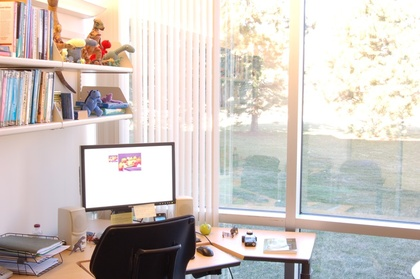
%> input picture MATLAB Code/4_Office/1.jpg, 420 x 279 px, shrunk from 903 x 600 before the run
$ octave --eval "result = exposure_fusion(imread('4_Office/1.jpg'));"   (GNU Octave 9; MATLAB toolbox functions it lacks are replaced by stand-ins)
%> lines starting %> are read from the running program, lines starting %| are printed output that depends on the picture; long printed decimals are rounded
function [R, W] = exposure_fusion(I)
r = size(I,1);
%> r = 279
c = size(I,2);
%> c = 420
N = size(I,4);
%> N = 1

[Cont, AvgC] = contrast_measure(I);
%> after the loop in contrast_measure, `for i = 1:N`:
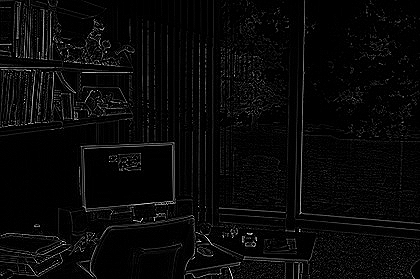
%> C: size 279x420 double; min 0, max 255, mean 8.8
%> AvgC = 0.0343
[Sat,  AvgS] = saturation_measure(I);
%> the loop in saturation_measure, `for i = 1:N` made 1 pass
%> pass 1, in saturation_measure, `R = I(:,:,1,i)`:
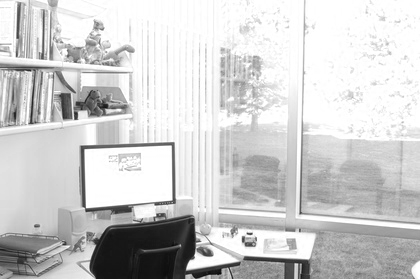
%> R: size 279x420 uint8; min 7, max 255, mean 205.8
%> pass 1, in saturation_measure, `B = I(:,:,3,i)`:
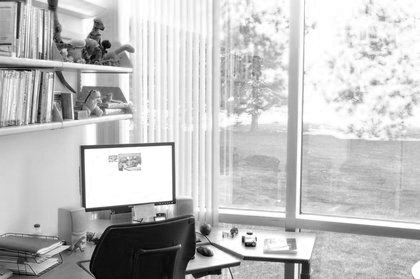
%> B: size 279x420 uint8; min 0, max 255, mean 192.6
%> pass 1, in saturation_measure, `mu = (R + G + B)/3;`:
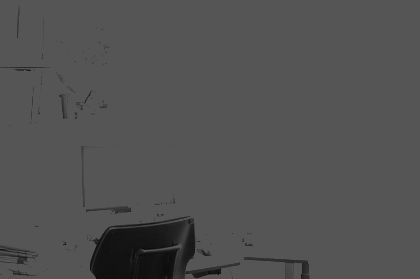
%> mu: size 279x420 uint8; min 8, max 85, mean 81.8
%> after the loop in saturation_measure, `for i = 1:N`:
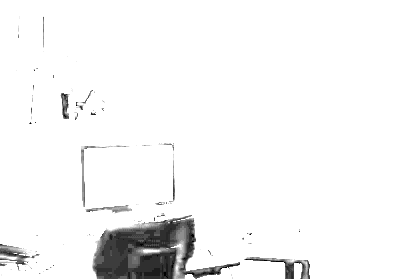
%> C: size 279x420 double; min 0, max 9.22, mean 8.85; drawn with min black and max white
%> AvgS = 0.96
[Wexp, AvgW] = wellexp_measure(I);
%> AvgW = 1
[Entr, AvgE] = entropy_measure(I);
%> the loop in entropy_measure, `for i = 1:N` made 1 pass
%> (C_min, C_max) on pass 1: (0, 6.14)
%> pass 1, in entropy_measure, `tmp = C(:,:,i);`:
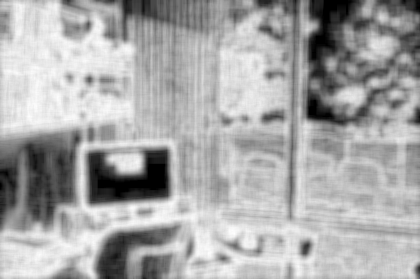
%> tmp: size 279x420 double; min 0, max 6.14, mean 4.06; drawn with min black and max white
%> AvgE = 0.662

nC = AvgC ;
%> nC = 0.0343
nS = AvgS ;
%> nS = 0.96
nW = AvgW ;
%> nW = 1
nE = AvgE ;
%> nE = 0.662

W_par = [nC(:), nS(:), nW(:), nE(:)];
%> W_par = [0.0343 0.96 1 0.662]
disp('Adaptive weight matrix W_par (N x 4):');
disp(W_par);
%|    0.03435   0.9601   1.000   0.6617

Score = prod(W_par,2)
%> Score = 0.0218
PS = Score ./ sum(Score)
%> PS = 1

W = zeros(r,c,N);
for i = 1:N
    W(:,:,i) = ( Cont(:,:,i).^( 1+PS(i)) ).* ...
               ( Sat(:,:,i) .^( 1+PS(i)) ).* ...
               ( Wexp(:,:,i).^( 1+PS(i)) ).* ...
               ( Entr(:,:,i).^( 1+PS(i)) );
end
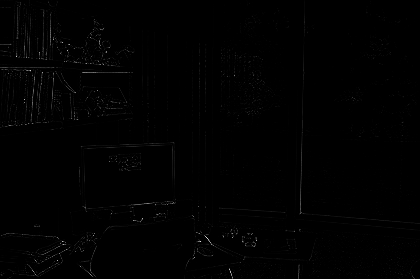
%> W: size 279x420 double; min 0, max 0.872, mean 0.00537

% Normalize weight maps
W = W + 1e-12;
W = W ./ repmat(sum(W,3), [1 1 N]);

% Multiresolution blending
%> the run ends on the next line
pyr = gaussian_pyramid(zeros(r,c,3));  % Initialize pyramid
% [18 lines not run here, left out]
function [C, AvgC] = contrast_measure(I)
h = [0 1 0; 1 -4 1; 0 1 0];
N = size(I,4);
C = zeros(size(I,1), size(I,2), N);
AvgC = zeros(1,N);

for i = 1:N
    mono = rgb2gray(I(:,:,:,i));
    C(:,:,i) = ( abs(imfilter(mono, h, 'replicate')) );
end
C = mat2gray(C);
for i = 1:N
    tmp = C(:,:,i);
    AvgC(i) = mean(tmp(:));
end
end

%% ----------------------------
%% SATURATION
function [C, AvgS] = saturation_measure(I)
N = size(I,4);
C = zeros(size(I,1), size(I,2), N);
AvgS = zeros(1,N);

for i = 1:N
    R = I(:,:,1,i); G = I(:,:,2,i); B = I(:,:,3,i);
    mu = (R + G + B)/3;
    C(:,:,i) = ( sqrt(((R-mu).^2 + (G-mu).^2 + (B-mu).^2)/3) );
end
C = mat2gray(C);
for i = 1:N
    tmp = C(:,:,i);
    AvgS(i) = mean(tmp(:));
end
end

%% ----------------------------
%% WELL-EXPOSEDNESS
function [C, AvgW] = wellexp_measure(I)
sig = 0.2;
N = size(I,4);
C = zeros(size(I,1), size(I,2), N);
AvgW = zeros(1,N);

for i = 1:N
    R = exp(-0.5*(I(:,:,1,i)-0.5).^2/sig^2);
    G = exp(-0.5*(I(:,:,2,i)-0.5).^2/sig^2);
    B = exp(-0.5*(I(:,:,3,i)-0.5).^2/sig^2);
    C(:,:,i) = ( R .* G .* B );
end
C = mat2gray(C);
for i = 1:N
    tmp = C(:,:,i);
    AvgW(i) = mean(tmp(:));
end
end

%% ----------------------------
%% ENTROPY
function [C, AvgE] = entropy_measure(I)
window = true(9);
N = size(I,4);
C = zeros(size(I,1), size(I,2), N);
AvgE = zeros(1,N);

for i = 1:N
    mono = rgb2gray(I(:,:,:,i));
    C(:,:,i) = entropyfilt(mono, window);  % raw entropy
    tmp = C(:,:,i);
    C_min = min(tmp(:));
    C_max = max(tmp(:));
    C(:,:,i) = 7 * (tmp - C_min) / (C_max - C_min);
end
C = mat2gray(C);
for i = 1:N
    tmp2 = C(:,:,i);
    AvgE(i) = mean(tmp2(:));
end
end

$ run again, on MATLAB Code/4_Office/3.jpg
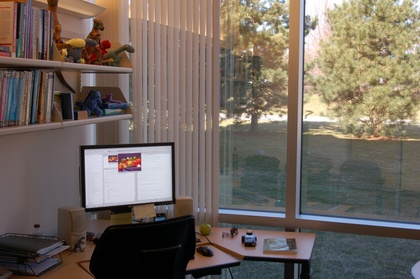
%> input picture MATLAB Code/4_Office/3.jpg, 420 x 279 px, shrunk from 903 x 600 before the run
%> AvgC = 0.0381
%> after the loop in saturation_measure, `for i = 1:N`:
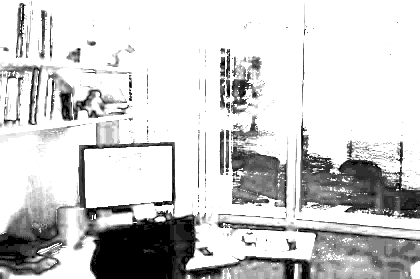
%> C: size 279x420 double; min 0, max 9.22, mean 7.44; drawn with min black and max white
%> AvgS = 0.807
%> AvgW = 1
%> the loop in entropy_measure, `for i = 1:N` made 1 pass
%> (C_min, C_max) on pass 1: (0, 6.08)
%> AvgE = 0.736
%> nC = 0.0381
%> nS = 0.807
%> nW = 1
%> nE = 0.736
%> W_par = [0.0381 0.807 1 0.736]
%|    0.03814   0.8075   1.000   0.7357
%> Score = 0.0227
%> PS = 1
%> after the loop in exposure_fusion, `for i = 1:N`:
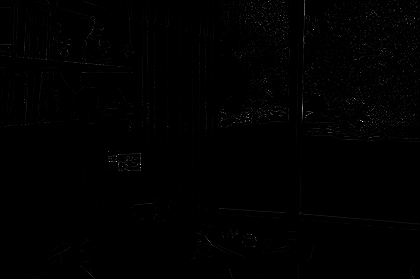
%> W: size 279x420 double; min 0, max 0.944, mean 0.00421
